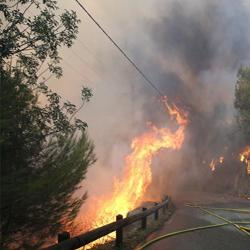
#> input picture Vandoot_dataset/0_fire/fire_test_1006.jpg, 250 x 250 px, found by its file name; its folder holds only this picture in this run
$ python preprocess_dataset.py
#> lines starting #> are read from the running program, lines starting #| are printed output that depends on the picture
import os
import cv2  # If this fails, run: pip install opencv-python

# CONFIGURATION
# ---------------------------------------------------------
SOURCE_FOLDER = "VanDoot_Patent_Dataset"
OUTPUT_FOLDER = "VanDoot_Ready_96x96"
TARGET_SIZE = 96  # ESP32-CAM limit
CLASSES = ["0_fire", "1_human", "2_animal", "3_empty"]
# ---------------------------------------------------------

if not os.path.exists(OUTPUT_FOLDER):
    os.makedirs(OUTPUT_FOLDER)

print(f"--- STARTING DAY 1 PRE-PROCESSING ---")
print(f"Target Size: {TARGET_SIZE}x{TARGET_SIZE}")

total_processed = 0

for category in CLASSES:
    src_path = os.path.join(SOURCE_FOLDER, category)
    dst_path = os.path.join(OUTPUT_FOLDER, category)

    # Create destination sub-folder
    if not os.path.exists(dst_path):
        os.makedirs(dst_path)

    # Check if source exists
    if not os.path.exists(src_path):
        print(f"[ERROR] Missing folder: {src_path}. Did you create it?")
        continue

    print(f"\nProcessing Class: {category}...")
    files = os.listdir(src_path)
    count = 0

    for filename in files:
        try:
            # 1. Read Image
            file_path = os.path.join(src_path, filename)
            img = cv2.imread(file_path)
#> img is the input picture: shape (250, 250, 3); mean B, G, R 100.6, 112.1, 126.5

            if img is None:
                continue # Skip unreadable files

            # 2. Resize to 96x96 (Crucial for ESP32)
            img_resized = cv2.resize(img, (TARGET_SIZE, TARGET_SIZE))
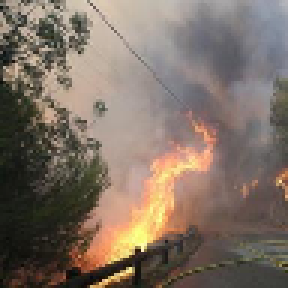
#> img_resized: shape (96, 96, 3) (shown 3 times larger); mean B, G, R 100.5, 112.1, 126.4

            # 3. Save to new folder
            cv2.imwrite(os.path.join(dst_path, filename), img_resized)
            count += 1

        except Exception as e:
            print(f"Skipped {filename}: {e}")

    print(f" -> Successfully converted {count} images.")
    total_processed += count

print(f"\n--- DONE! ---")
print(f"Total images ready for training: {total_processed}")
print(f"Your 'Day 2' dataset is located in: {OUTPUT_FOLDER}")
